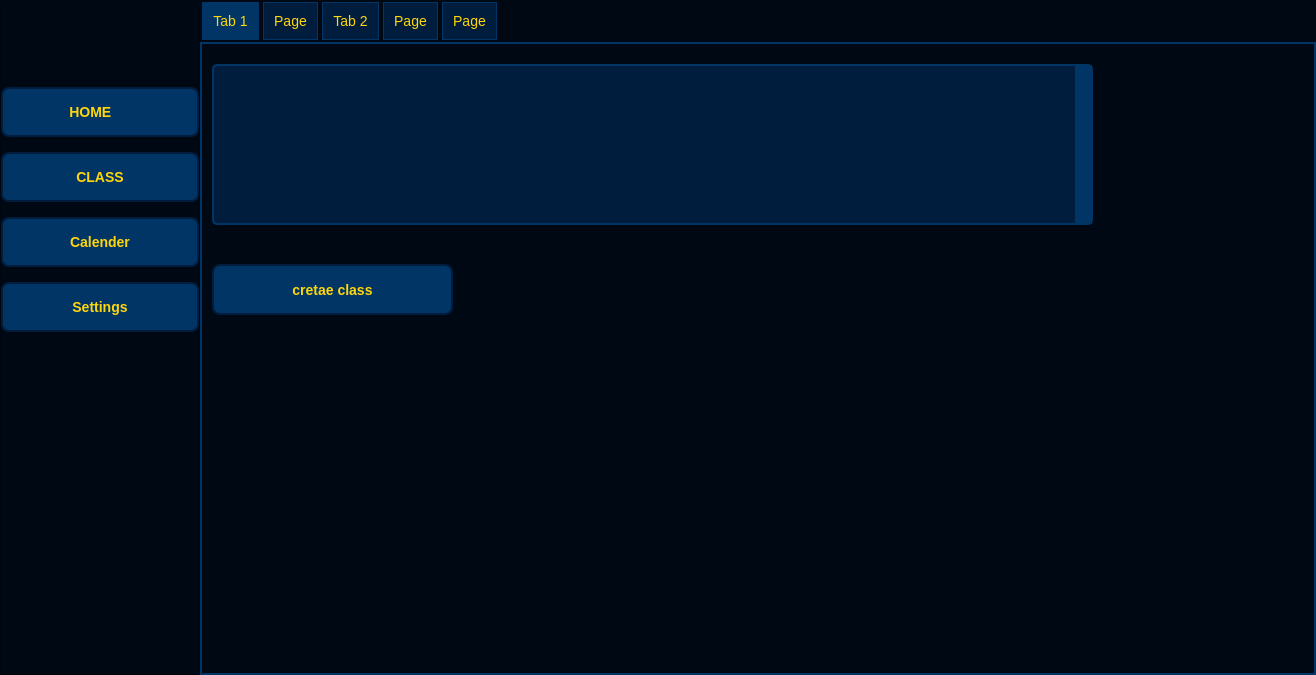
<?xml version="1.0" encoding="UTF-8"?>
<ui version="4.0">
 <class>Ssms</class>
 <widget class="QWidget" name="Ssms">
  <property name="geometry">
   <rect>
    <x>0</x>
    <y>0</y>
    <width>1316</width>
    <height>675</height>
   </rect>
  </property>
  <property name="minimumSize">
   <size>
    <width>854</width>
    <height>480</height>
   </size>
  </property>
  <property name="windowTitle">
   <string>Ssms</string>
  </property>
  <property name="styleSheet">
   <string notr="true">/* General Application Background */
QWidget {
    background-color: #000814; /* Primary Dark */
    color: #ffd60a; /* Highlight Bright */
    font-family: &quot;Segoe UI&quot;, Arial, sans-serif;
    font-size: 14px;
}

/* Buttons */
QPushButton {
    background-color: #003566; /* Tertiary Dark */
    border: 2px solid #001d3d; /* Secondary Dark */
    border-radius: 8px;
    color: #ffd60a; /* Highlight Bright */
    padding: 10px 20px;
    font-weight: bold;
    transition: background-color 0.3s ease;
}

QPushButton:hover {
    background-color: #ffc300; /* Accent Bright */
    color: #001d3d; /* Secondary Dark */
}

QPushButton:pressed {
    background-color: #ffd60a; /* Highlight Bright */
    color: #000814; /* Primary Dark */
}

/* Labels */
QLabel {
    color: #ffd60a; /* Highlight Bright */
    font-size: 16px;
    font-weight: bold;
}

/* Line Edits */
QLineEdit {
    background-color: #001d3d; /* Secondary Dark */
    border: 2px solid #003566; /* Tertiary Dark */
    border-radius: 5px;
    color: #ffd60a; /* Highlight Bright */
    padding: 5px;
    font-size: 14px;
}

QLineEdit:focus {
    border-color: #ffc300; /* Accent Bright */
}

/* Text Edits */
QTextEdit, QPlainTextEdit {
    background-color: #001d3d; /* Secondary Dark */
    border: 2px solid #003566; /* Tertiary Dark */
    border-radius: 5px;
    color: #ffd60a; /* Highlight Bright */
    padding: 5px;
    font-size: 14px;
}

/* ComboBox */
QComboBox {
    background-color: #001d3d; /* Secondary Dark */
    border: 2px solid #003566; /* Tertiary Dark */
    border-radius: 5px;
    color: #ffd60a; /* Highlight Bright */
    padding: 5px;
}

QComboBox::drop-down {
    border: none;
    background-color: #003566; /* Tertiary Dark */
}

QComboBox QAbstractItemView {
    background-color: #001d3d; /* Secondary Dark */
    color: #ffd60a; /* Highlight Bright */
    selection-background-color: #ffc300; /* Accent Bright */
    selection-color: #001d3d; /* Secondary Dark */
}

/* Scrollbars */
QScrollBar:vertical, QScrollBar:horizontal {
    background: #001d3d; /* Secondary Dark */
    border: none;
    width: 12px;
    margin: 0px;
}

QScrollBar::handle:vertical, QScrollBar::handle:horizontal {
    background: #ffc300; /* Accent Bright */
    border-radius: 6px;
}

QScrollBar::add-line, QScrollBar::sub-line {
    background: none;
}

/* Progress Bars */
QProgressBar {
    background-color: #001d3d; /* Secondary Dark */
    border: 2px solid #003566; /* Tertiary Dark */
    border-radius: 5px;
    text-align: center;
    color: #ffd60a; /* Highlight Bright */
}

QProgressBar::chunk {
    background-color: #ffc300; /* Accent Bright */
    width: 20px;
    margin: 1px;
}

/* Group Boxes */
QGroupBox {
    border: 2px solid #003566; /* Tertiary Dark */
    border-radius: 8px;
    margin-top: 10px;
    font-size: 14px;
    font-weight: bold;
    color: #ffd60a; /* Highlight Bright */
}

QGroupBox::title {
    subcontrol-origin: margin;
    subcontrol-position: top center;
    padding: 0 10px;
    background-color: #000814; /* Primary Dark */
}

/* Tooltips */
QToolTip {
    background-color: #ffc300; /* Accent Bright */
    color: #001d3d; /* Secondary Dark */
    border: 1px solid #003566; /* Tertiary Dark */
    padding: 5px;
}

/* Menus */
QMenu {
    background-color: #001d3d; /* Secondary Dark */
    color: #ffd60a; /* Highlight Bright */
    border: 2px solid #003566; /* Tertiary Dark */
}

QMenu::item {
    padding: 5px 20px;
    margin: 2px;
}

QMenu::item:selected {
    background-color: #ffc300; /* Accent Bright */
    color: #001d3d; /* Secondary Dark */
}

/* Tabs */
QTabWidget::pane {
    border: 2px solid #003566; /* Tertiary Dark */
}

QTabBar::tab {
    background: #001d3d; /* Secondary Dark */
    border: 1px solid #003566; /* Tertiary Dark */
    padding: 10px;
    margin: 2px;
}

QTabBar::tab:selected {
    background: #003566; /* Tertiary Dark */
    color: #ffd60a; /* Highlight Bright */
}
</string>
  </property>
  <layout class="QHBoxLayout" name="horizontalLayout" stretch="0,0">
   <property name="spacing">
    <number>0</number>
   </property>
   <property name="leftMargin">
    <number>0</number>
   </property>
   <property name="topMargin">
    <number>0</number>
   </property>
   <property name="rightMargin">
    <number>0</number>
   </property>
   <property name="bottomMargin">
    <number>0</number>
   </property>
   <item>
    <widget class="QFrame" name="frame">
     <property name="minimumSize">
      <size>
       <width>200</width>
       <height>0</height>
      </size>
     </property>
     <property name="styleSheet">
      <string notr="true"/>
     </property>
     <property name="frameShape">
      <enum>QFrame::StyledPanel</enum>
     </property>
     <property name="frameShadow">
      <enum>QFrame::Raised</enum>
     </property>
     <layout class="QVBoxLayout" name="verticalLayout" stretch="10,0,0,0,0,40">
      <property name="spacing">
       <number>15</number>
      </property>
      <property name="leftMargin">
       <number>0</number>
      </property>
      <property name="topMargin">
       <number>0</number>
      </property>
      <property name="rightMargin">
       <number>0</number>
      </property>
      <property name="bottomMargin">
       <number>0</number>
      </property>
      <item>
       <spacer name="verticalSpacer_2">
        <property name="orientation">
         <enum>Qt::Vertical</enum>
        </property>
        <property name="sizeHint" stdset="0">
         <size>
          <width>20</width>
          <height>40</height>
         </size>
        </property>
       </spacer>
      </item>
      <item>
       <widget class="QPushButton" name="home">
        <property name="minimumSize">
         <size>
          <width>0</width>
          <height>50</height>
         </size>
        </property>
        <property name="styleSheet">
         <string notr="true"/>
        </property>
        <property name="text">
         <string>  HOME       </string>
        </property>
        <property name="icon">
         <iconset>
          <normaloff>assets/house-32.png</normaloff>assets/house-32.png</iconset>
        </property>
       </widget>
      </item>
      <item>
       <widget class="QPushButton" name="cls">
        <property name="minimumSize">
         <size>
          <width>0</width>
          <height>50</height>
         </size>
        </property>
        <property name="text">
         <string>CLASS</string>
        </property>
       </widget>
      </item>
      <item>
       <widget class="QPushButton" name="pushButton_6">
        <property name="minimumSize">
         <size>
          <width>0</width>
          <height>50</height>
         </size>
        </property>
        <property name="text">
         <string>Calender</string>
        </property>
       </widget>
      </item>
      <item>
       <widget class="QPushButton" name="pushButton_4">
        <property name="minimumSize">
         <size>
          <width>0</width>
          <height>50</height>
         </size>
        </property>
        <property name="text">
         <string>Settings</string>
        </property>
       </widget>
      </item>
      <item>
       <spacer name="verticalSpacer">
        <property name="orientation">
         <enum>Qt::Vertical</enum>
        </property>
        <property name="sizeHint" stdset="0">
         <size>
          <width>20</width>
          <height>40</height>
         </size>
        </property>
       </spacer>
      </item>
     </layout>
    </widget>
   </item>
   <item>
    <widget class="QTabWidget" name="tabWidget">
     <property name="currentIndex">
      <number>0</number>
     </property>
     <widget class="QWidget" name="tab">
      <attribute name="title">
       <string>Tab 1</string>
      </attribute>
      <widget class="QPushButton" name="addclass">
       <property name="geometry">
        <rect>
         <x>10</x>
         <y>220</y>
         <width>241</width>
         <height>51</height>
        </rect>
       </property>
       <property name="text">
        <string>cretae class</string>
       </property>
      </widget>
      <widget class="QComboBox" name="classlist">
       <property name="geometry">
        <rect>
         <x>10</x>
         <y>20</y>
         <width>881</width>
         <height>161</height>
        </rect>
       </property>
      </widget>
     </widget>
     <widget class="QWidget" name="secondtab">
      <attribute name="title">
       <string>Page</string>
      </attribute>
      <widget class="QTableWidget" name="student_table">
       <property name="geometry">
        <rect>
         <x>30</x>
         <y>210</y>
         <width>341</width>
         <height>301</height>
        </rect>
       </property>
       <property name="editTriggers">
        <set>QAbstractItemView::AllEditTriggers</set>
       </property>
       <column>
        <property name="text">
         <string>Name</string>
        </property>
       </column>
       <column>
        <property name="text">
         <string>Surname</string>
        </property>
       </column>
      </widget>
      <widget class="QPushButton" name="create_group_button">
       <property name="geometry">
        <rect>
         <x>30</x>
         <y>530</y>
         <width>161</width>
         <height>51</height>
        </rect>
       </property>
       <property name="text">
        <string>create groupe</string>
       </property>
      </widget>
      <widget class="QPushButton" name="loadstudentlistb">
       <property name="geometry">
        <rect>
         <x>30</x>
         <y>160</y>
         <width>151</width>
         <height>41</height>
        </rect>
       </property>
       <property name="text">
        <string>Load students</string>
       </property>
      </widget>
      <widget class="QComboBox" name="group_combo">
       <property name="geometry">
        <rect>
         <x>30</x>
         <y>60</y>
         <width>991</width>
         <height>81</height>
        </rect>
       </property>
      </widget>
      <widget class="QPushButton" name="save_changes_button">
       <property name="geometry">
        <rect>
         <x>230</x>
         <y>530</y>
         <width>131</width>
         <height>51</height>
        </rect>
       </property>
       <property name="text">
        <string>save</string>
       </property>
      </widget>
      <widget class="QPushButton" name="add_row_button">
       <property name="geometry">
        <rect>
         <x>390</x>
         <y>210</y>
         <width>83</width>
         <height>51</height>
        </rect>
       </property>
       <property name="text">
        <string>add</string>
       </property>
      </widget>
     </widget>
     <widget class="QWidget" name="tab_2">
      <attribute name="title">
       <string>Tab 2</string>
      </attribute>
     </widget>
     <widget class="QWidget" name="tab_3">
      <attribute name="title">
       <string>Page</string>
      </attribute>
     </widget>
     <widget class="QWidget" name="tab_5">
      <attribute name="title">
       <string>Page</string>
      </attribute>
     </widget>
    </widget>
   </item>
  </layout>
 </widget>
 <resources/>
 <connections/>
</ui>
